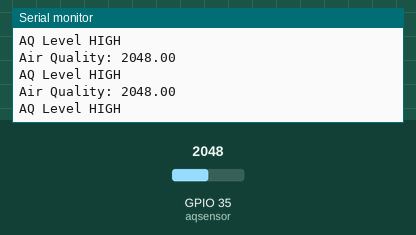
This sketch was run on a simulated ESP32. Shown: the last lines printed to the serial monitor. The inputs (shaded band) are chosen by the test bench; at power-on: GPIO 35 (aqsensor) = 2048.

Above: at 1.3 s.
1.4 s: GPIO 35 (aqsensor) set to 268
At 1.9 s:
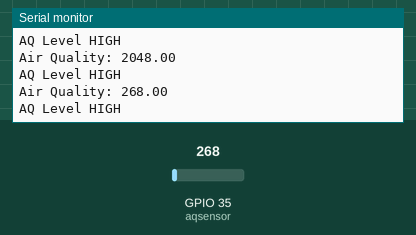
2.9 s: GPIO 35 (aqsensor) set to 234
At 3.4 s:
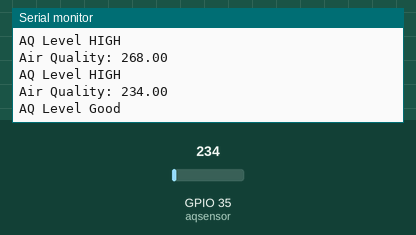
Timing chart, 0 to 5.9 s (numbered marks = the images above; inputs shaded):
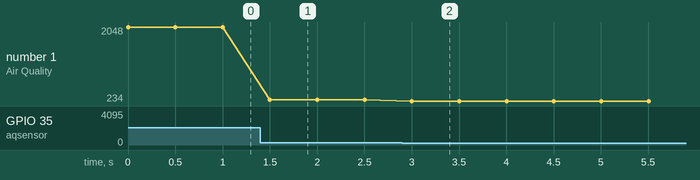

The sketch:

MQ135.ino
```cpp
const int aqsensor = 35;  //output of mq135 connected to A0 pin of Arduino
int threshold = 250;      //Threshold level for Air Quality

void setup() {
     // led is connected as output from Arduino
  pinMode (aqsensor,INPUT); // MQ135 is connected as INPUT to arduino

  Serial.begin (115200);      //begin serial communication with baud rate of 9600
}

void loop() {

  float ppm = analogRead(aqsensor); //read MQ135 analog outputs at A0 and store it in ppm

  Serial.print("Air Quality: ");  //print message in serail monitor
  Serial.println(ppm);            //print value of ppm in serial monitor

  if (ppm > threshold)            // check is ppm is greater than threshold or not
    {
      Serial.println("AQ Level HIGH");
    }
  else
    {
      Serial.println("AQ Level Good");
    }
  delay (500);
}
```

Measured:
- the behaviour switches between 251 and 250 on GPIO 35 (aqsensor) (found by bisection; images 1 and 2)
- after the input at 1.4 s, the serial monitor: prints a new line after 0.10 s (image 1)
- after the input at 2.9 s, the serial monitor: prints a new line after 0.10 s (image 2)
- plotted number 1: 2048 → 268 after the input at 1.4 s, 268 → 234 after the input at 2.9 s
